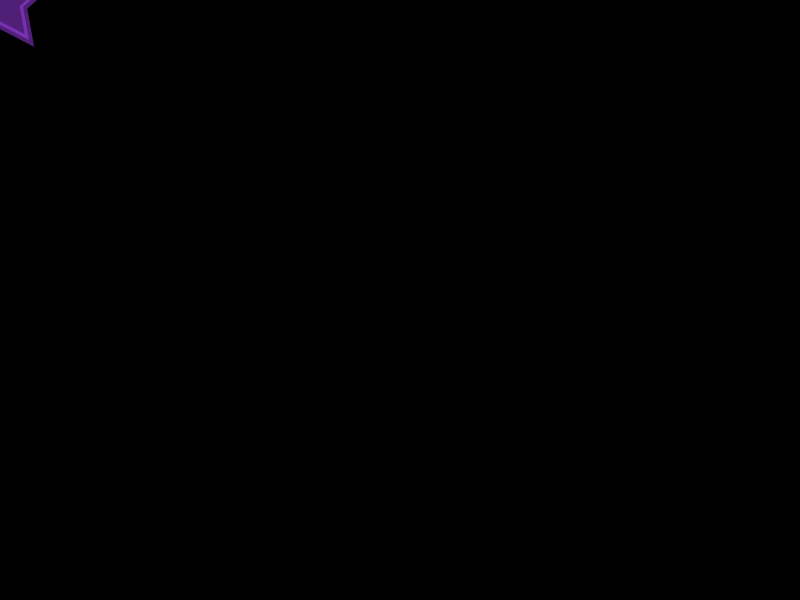
Frame 1 (no input)
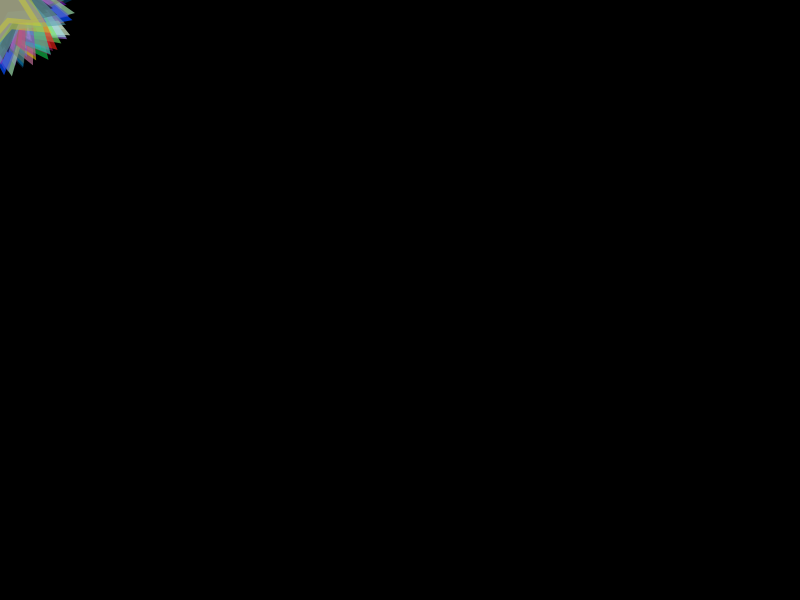
Frame 60 (the mouse pressed at the canvas centre just before this capture)
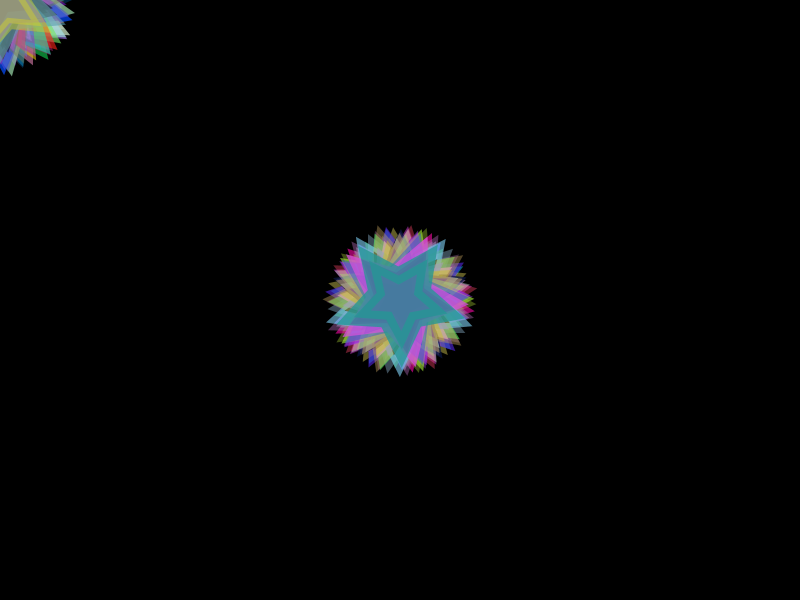
Frame 120 (the mouse held since frame 60 and released just before this capture)

The Processing sketch that drew these frames (run headless with seeded random() and noise(); from frame 60 on, the mouse is pressed at the canvas centre):

// Processing sketch: processing_91364
// ── processing_91364.pde

float d;
int r;
int g;
int b;
int t;
int s;
float x;
float y;
float angle = 0.0;

void setup () {
  size (800, 600);
  background (0);
}

void draw() {
translate(mouseX, mouseY);
rotate(angle);


  //cores
  r = int (random (0, 255));
  g = int (random (0, 255));
  b = int (random (0, 255));
  t = int (random (100, 200));
  d = random (50, 100);
  s= int(random (0, 25));

  x =  0;
  y = 0;

  fill (r, g, b, t);
  smooth();
  stroke(r, g, b,t);
  strokeWeight (s);
  //rect (x, y, d, d);
  
  beginShape();
  vertex(x,    y-50);
  vertex(x+14, y-20);
  vertex(x+47, y-15);
  vertex(x+23, y+7);
  vertex(x+29, y+40);
  vertex(x,    y+25);
  vertex(x-29, y+40);
  vertex(x-23, y+7);
  vertex(x-47, y-15);
  vertex(x-14, y-20);
  endShape(CLOSE);  

  angle += 0.1;

}

void mouseDragged() {
  background (r, g, b);
}
